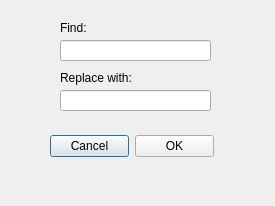
<?xml version="1.0" encoding="UTF-8"?>
<ui version="4.0">
 <class>searchDialog</class>
 <widget class="QDialog" name="searchDialog">
  <property name="geometry">
   <rect>
    <x>0</x>
    <y>0</y>
    <width>275</width>
    <height>206</height>
   </rect>
  </property>
  <property name="windowTitle">
   <string/>
  </property>
  <widget class="QWidget" name="layoutWidget">
   <property name="geometry">
    <rect>
     <x>50</x>
     <y>130</y>
     <width>164</width>
     <height>32</height>
    </rect>
   </property>
   <layout class="QHBoxLayout" name="horizontalLayout">
    <item>
     <widget class="QPushButton" name="scancelButton">
      <property name="text">
       <string>Cancel</string>
      </property>
     </widget>
    </item>
    <item>
     <widget class="QPushButton" name="pushButton_2">
      <property name="text">
       <string>OK</string>
      </property>
     </widget>
    </item>
   </layout>
  </widget>
  <widget class="QLabel" name="label">
   <property name="geometry">
    <rect>
     <x>60</x>
     <y>20</y>
     <width>81</width>
     <height>16</height>
    </rect>
   </property>
   <property name="text">
    <string>Find:</string>
   </property>
  </widget>
  <widget class="QLineEdit" name="fstring">
   <property name="geometry">
    <rect>
     <x>60</x>
     <y>40</y>
     <width>151</width>
     <height>21</height>
    </rect>
   </property>
  </widget>
  <widget class="QLabel" name="label_2">
   <property name="geometry">
    <rect>
     <x>60</x>
     <y>70</y>
     <width>131</width>
     <height>16</height>
    </rect>
   </property>
   <property name="text">
    <string>Replace with:</string>
   </property>
  </widget>
  <widget class="QLineEdit" name="rstring">
   <property name="geometry">
    <rect>
     <x>60</x>
     <y>90</y>
     <width>151</width>
     <height>21</height>
    </rect>
   </property>
  </widget>
 </widget>
 <resources/>
 <connections>
  <connection>
   <sender>scancelButton</sender>
   <signal>clicked()</signal>
   <receiver>searchDialog</receiver>
   <slot>reject()</slot>
   <hints>
    <hint type="sourcelabel">
     <x>80</x>
     <y>125</y>
    </hint>
    <hint type="destinationlabel">
     <x>127</x>
     <y>87</y>
    </hint>
   </hints>
  </connection>
  <connection>
   <sender>pushButton_2</sender>
   <signal>clicked()</signal>
   <receiver>searchDialog</receiver>
   <slot>accept()</slot>
   <hints>
    <hint type="sourcelabel">
     <x>173</x>
     <y>145</y>
    </hint>
    <hint type="destinationlabel">
     <x>137</x>
     <y>102</y>
    </hint>
   </hints>
  </connection>
 </connections>
</ui>
